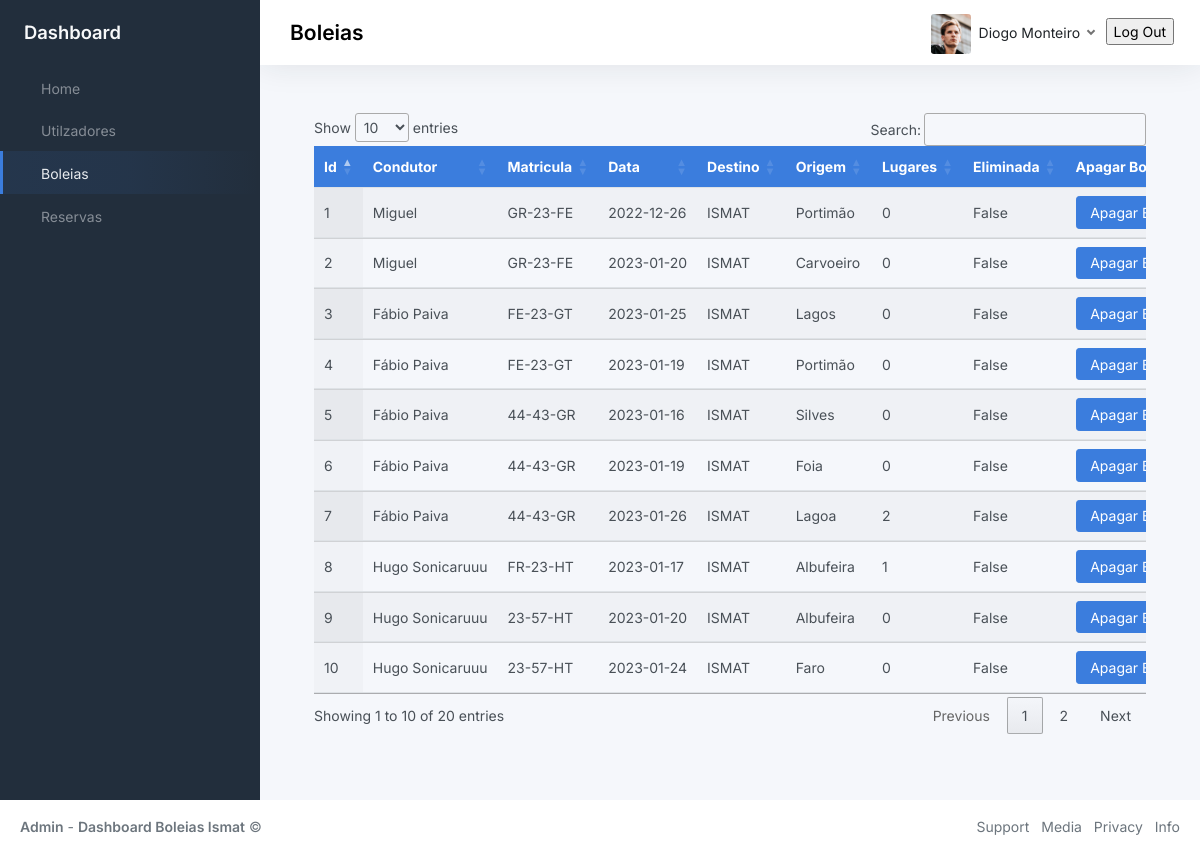
Screenshot of /ridePage (signed in) with the database file from the repository.
### BackOffice/models.py (models this page shows, shortened)
class User(db.Model, UserMixin):
	__tablename__ = 'user'
	id = db.Column(db.Integer, primary_key=True)
	name = db.Column(db.String(80), unique=True, nullable=False)
	student_number = db.Column(db.String(9), unique=True, nullable=False)
	phone_number = db.Column(db.Integer(), nullable=False)
	password = db.Column(db.String(60), nullable=False)
	gender = db.Column(db.String(10), nullable=False)
	registration_date = db.Column(db.DateTime, default=datetime.now)
	last_login_date = db.Column(db.DateTime, default=datetime.now)
	active = db.Column(db.Boolean())
	deleted = db.Column(db.Boolean(), default=False)

class Ride(db.Model):
	__tablename__ = 'ride'
	__table_args__ = (db.UniqueConstraint('user_id', 'vehicle_id', 'ride_date'),)
	id = db.Column(db.Integer, primary_key=True)
	user_id = db.Column('user_id', db.ForeignKey('user.id'), nullable=False)
	user = db.relationship('User', backref='ride')
	vehicle_id = db.Column('vehicle_id', db.ForeignKey('vehicle.id'), nullable=False)
	vehicle = db.relationship('Vehicle', backref='ride')
	ride_date = db.Column(db.String(9), nullable=False)
	ride_scheduled_time = db.Column(db.String(5), nullable=False)
	local_destiny = db.Column(db.String(40), nullable=False)
	local_origin = db.Column(db.String(40), nullable=False)
	number_of_available_seats = db.Column(db.Integer(), nullable=False)
	createdAt = db.Column(db.DateTime, default=datetime.now)
	updatedAt = db.Column(db.DateTime, default=datetime.now)
	deleted = db.Column(db.Boolean(), default=False)

class Vehicle(db.Model):
	__tablename__ = 'vehicle'
	id = db.Column(db.Integer, primary_key=True)
	owner_id = db.Column('owner_id', db.ForeignKey('user.id'), nullable=False)
	owner = db.relationship('User', backref='vehicle')
	license_plate = db.Column(db.String(8), unique=True, nullable=False)
	color = db.Column(db.String(20), nullable=False)
	number_of_seats = db.Column(db.Integer(), nullable=False)
	vehicle_specs = db.Column(db.String(200), nullable=True)
	createdAt = db.Column(db.DateTime, default=datetime.now)
	updatedAt = db.Column(db.DateTime, default=datetime.now)
	deleted = db.Column(db.Boolean(), default=False)

### BackOffice/boleiasModule/__init__.py (the view, shortened to what this page needs)
@rideModule.route('/ridePage', methods=['GET', 'POST'])
def toRidePage():
    if current_user.is_authenticated:
        try:
            use_id = current_user.id
            activeUser =  db.session.query(User).filter(User.id==use_id).first()
            if request.method == 'GET':
                get_Ride= db.session.query(Ride, Vehicle, User).filter(Ride.user_id == User.id).filter(Ride.vehicle_id == Vehicle.id).all()
                return render_template("boleias.html", title="Login", get_Ride = get_Ride, activeUser = activeUser,)
        except Exception as e:
                    print(str(e))
    else:
        return redirect('/pages-sign-in')

### BackOffice/app.py (called while the page is built)
def create_app(config_filename):
    run = Flask(__name__)
    run.config.from_object(config_filename)
    db.init_app(run)
    bcrypt.init_app(run)
    with run.app_context():
        db.create_all()
    login_manager = LoginManager()
    login_manager.login_view = 'auth.login'
    login_manager.init_app(run)
    @login_manager.user_loader
    def load_user(user_id):
        return User.query.get(int(user_id))
    run.register_blueprint(login_module)
    run.register_blueprint(homeModule)
    run.register_blueprint(userModule)
    run.register_blueprint(rideModule)
    run.register_blueprint(reservaModule)
    run.register_blueprint(vehicleModule)
    return run

### BackOffice/templates/boleias.html (shortened to what this page needs)
{% extends 'index.html'%}
{% block navOptions %}
    <ul class="sidebar-nav">
        <li class="sidebar-item">
            <a class="sidebar-link" href="{{url_for('homeModule.toHomePage')}}">
                 <span class="align-middle">Home</span>
            </a>
        </li>
        <li class="sidebar-item ">
            <a class="sidebar-link" href="{{url_for('userModule.toUsersPage')}}">
                 <span class="align-middle">Utilzadores</span>
            </a>
        </li>
        <li class="sidebar-item active">
            <a class="sidebar-link" href="{{url_for('rideModule.toRidePage')}}">
                 <span class="align-middle">Boleias</span>
            </a>
        </li>
        <li class="sidebar-item ">
            <a class="sidebar-link" href="{{url_for('reservaModule.toReservaPage')}}">
                 <span class="align-middle">Reservas</span>
            </a>
        </li>
    </ul>
{% endblock navOptions %}
{% block page %}
<h3 class="position-absolute m-2 fw-bold text-">Boleias</h3>
{% endblock page %}
{% block profile %}
<img src="{{url_for('static', filename='img/avatars/avatar.jpg')}}" class="avatar img-fluid rounded me-1"/> <span class="text-dark">{{activeUser.name}}</span>
{% endblock profile %}
{% block content %}
<div class="container-md" id="table">
    <div class="table-responsive">
        <table class="table display nowrap" id="tabela">
            <thead class="bg-primary text-white">
                <tr>
                    <th>Id</th>
                    <th>Condutor</th>
                    <th>Matricula</th>
                    <th>Data</th>
                    <th>Destino</th>
                    <th>Origem</th>
                    <th>Lugares</th>
                    <th>Eliminada</th>
                    <th>Apagar Boleia</th>
                </tr>
            </thead>
            <tbody>
                {% for ride in get_Ride %}
                <tr>
                <td>{{ride.Ride.id}}</td>
                <td>{{ride.User.name}}</td>
                <td>{{ride.Vehicle.license_plate}}</td>
                <td>{{ride.Ride.ride_date}}</td>
                <td>{{ride.Ride.local_destiny}}</td>
                <td>{{ride.Ride.local_origin}}</td>
                <td>{{ride.Ride.number_of_available_seats}}</td>
                <td>{{ride.Ride.deleted}}</td>
                <td><button class="ApagarB btn btn-primary" id="{{ride.Ride.id}}">Apagar Boleia</button></td>
            </tr>
            {% endfor %}
            </tbody>
        </table>
    </div>
</div>
{% endblock content %}

### rows the page displays
User: name "Diogo Monteiro"
Ride: Ride.id "1", User.name "Miguel", Vehicle.license_plate "GR-23-FE", Ride.ride_date "2022-12-26", Ride.local_destiny "ISMAT", Ride.local_origin "Portimão", Ride.number_of_available_seats "0", Ride.deleted "False"
Ride: Ride.id "2", User.name "Miguel", Vehicle.license_plate "GR-23-FE", Ride.ride_date "2023-01-20", Ride.local_destiny "ISMAT", Ride.local_origin "Carvoeiro", Ride.number_of_available_seats "0", Ride.deleted "False"
Ride: Ride.id "3", User.name "Fábio Paiva", Vehicle.license_plate "FE-23-GT", Ride.ride_date "2023-01-25", Ride.local_destiny "ISMAT", Ride.local_origin "Lagos", Ride.number_of_available_seats "0", Ride.deleted "False"
Ride: Ride.id "4", User.name "Fábio Paiva", Vehicle.license_plate "FE-23-GT", Ride.ride_date "2023-01-19", Ride.local_destiny "ISMAT", Ride.local_origin "Portimão", Ride.number_of_available_seats "0", Ride.deleted "False"
Ride: Ride.id "5", User.name "Fábio Paiva", Vehicle.license_plate "44-43-GR", Ride.ride_date "2023-01-16", Ride.local_destiny "ISMAT", Ride.local_origin "Silves", Ride.number_of_available_seats "0", Ride.deleted "False"
Ride: Ride.id "6", User.name "Fábio Paiva", Vehicle.license_plate "44-43-GR", Ride.ride_date "2023-01-19", Ride.local_destiny "ISMAT", Ride.local_origin "Foia", Ride.number_of_available_seats "0", Ride.deleted "False"
Ride: Ride.id "7", User.name "Fábio Paiva", Vehicle.license_plate "44-43-GR", Ride.ride_date "2023-01-26", Ride.local_destiny "ISMAT", Ride.local_origin "Lagoa", Ride.number_of_available_seats "2", Ride.deleted "False"
Ride: Ride.id "8", User.name "Hugo Sonicaruuu", Vehicle.license_plate "FR-23-HT", Ride.ride_date "2023-01-17", Ride.local_destiny "ISMAT", Ride.local_origin "Albufeira", Ride.number_of_available_seats "1", Ride.deleted "False"
Ride: Ride.id "9", User.name "Hugo Sonicaruuu", Vehicle.license_plate "23-57-HT", Ride.ride_date "2023-01-20", Ride.local_destiny "ISMAT", Ride.local_origin "Albufeira", Ride.number_of_available_seats "0", Ride.deleted "False"
Ride: Ride.id "10", User.name "Hugo Sonicaruuu", Vehicle.license_plate "23-57-HT", Ride.ride_date "2023-01-24", Ride.local_destiny "ISMAT", Ride.local_origin "Faro", Ride.number_of_available_seats "0", Ride.deleted "False"
